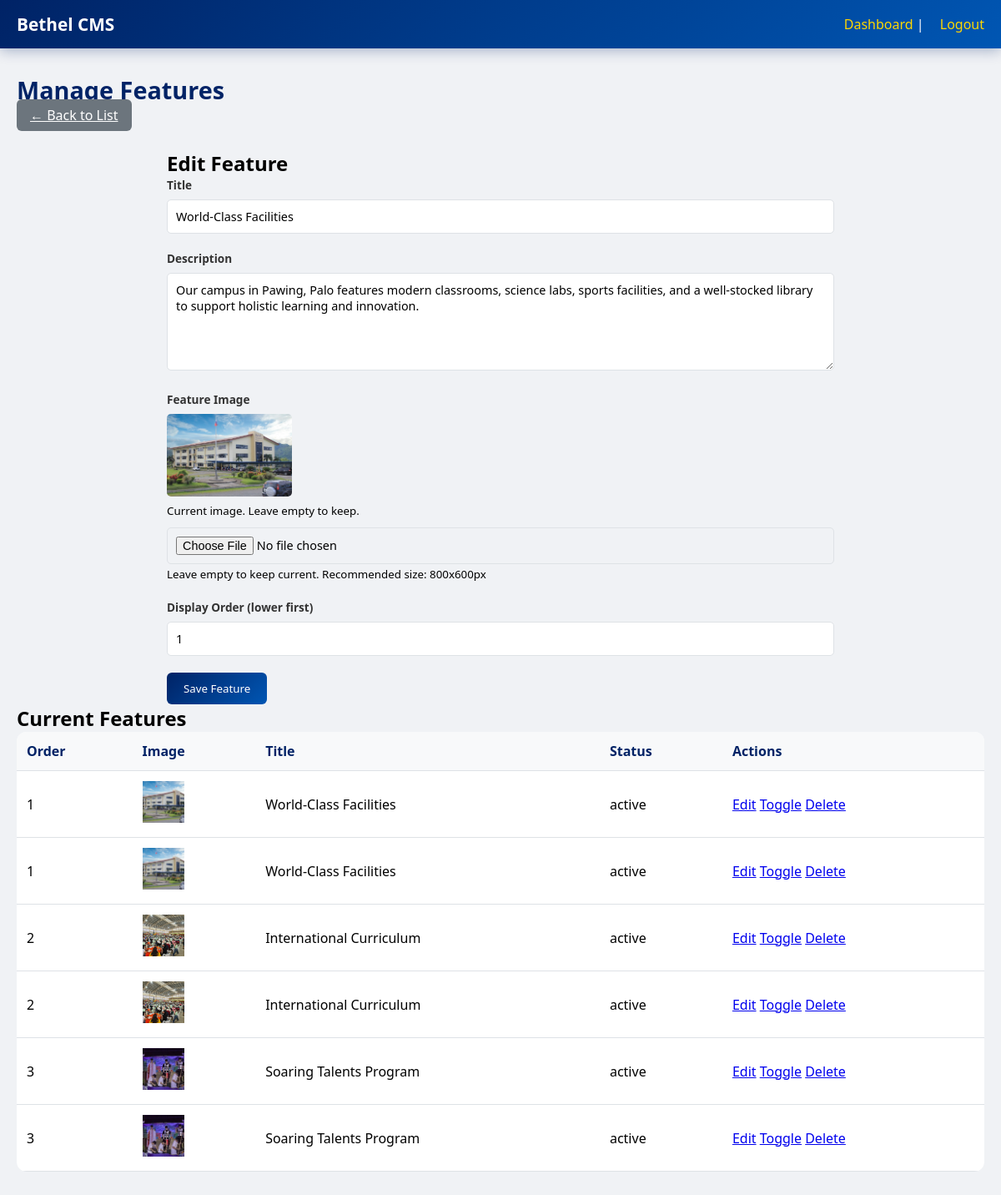
/admin/manage-features.php?edit=4 (signed in), run on the app's committed database.
### tables this page shows
CREATE TABLE `features` (
  `id` int(11) NOT NULL,
  `title` varchar(200) NOT NULL,
  `description` text NOT NULL,
  `image_url` varchar(255) DEFAULT NULL,
  `icon_class` varchar(50) DEFAULT NULL,
  `display_order` int(11) DEFAULT 0,
  `status` enum('active','inactive') DEFAULT 'active',
  `created_at` timestamp NOT NULL DEFAULT current_timestamp(),
  `updated_at` timestamp NOT NULL DEFAULT current_timestamp() ON UPDATE current_timestamp()
);

### admin/manage-features.php (the view, shortened to what this page needs)
<?php
require_once '../includes/db.php';
$features = $pdo->query("SELECT * FROM features ORDER BY display_order ASC, created_at DESC")->fetchAll();
$edit = null;
if(isset($_GET['edit'])) {
    $stmt = $pdo->prepare("SELECT * FROM features WHERE id = ?");
    $stmt->execute([intval($_GET['edit'])]);
    $edit = $stmt->fetch();
}
?>
<!DOCTYPE html>
<html lang="en">
<head>
    <link rel="stylesheet" href="../css/admin-style.css">
</head>
<body>
<div class="admin-wrapper">
    <nav class="admin-nav"><div class="admin-nav-container"><div class="admin-logo">Bethel CMS</div><div class="admin-user"><a href="dashboard.php">Dashboard</a> | <a href="logout.php">Logout</a></div></div></nav>
    <div class="admin-container">
        <div class="page-header"><h1>Manage Features</h1><a href="manage-features.php" class="btn-secondary">← Back to List</a></div>
        <div class="form-container">
            <h2><?php echo $edit ? 'Edit Feature' : 'Add New Feature'; ?></h2>
            <form method="POST" enctype="multipart/form-data">
                <div class="form-group"><label>Title</label><input type="text" name="title" required value="<?php echo isset($edit['title']) ? htmlspecialchars($edit['title']) : ''; ?>"></div>
                <div class="form-group"><label>Description</label><textarea name="description" rows="5" required><?php echo isset($edit['description']) ? htmlspecialchars($edit['description']) : ''; ?></textarea></div>
                <div class="form-group">
                    <label>Feature Image</label>
                    <?php if(isset($edit['image_url']) && $edit['image_url']): ?>
                        <div class="current-image"><img src="../<?php echo $edit['image_url']; ?>" alt="Current"><p><small>Current image. Leave empty to keep.</small></p></div>
                    <?php endif; ?>
                    <input type="file" name="image" accept="image/*"><small>Leave empty to keep current. Recommended size: 800x600px</small>
                </div>
                <div class="form-group"><label>Display Order (lower first)</label><input type="number" name="display_order" value="<?php echo isset($edit['display_order']) ? $edit['display_order'] : 0; ?>"></div>
                <button type="submit" name="save_feature" class="btn-primary">Save Feature</button>
            </form>
        </div>
        <div class="data-table-container">
            <h2>Current Features</h2>
            <table class="data-table">
                <thead><tr><th>Order</th><th>Image</th><th>Title</th><th>Status</th><th>Actions</th></tr></thead>
                <tbody>
                    <?php foreach($features as $f): ?>
                    <tr>
                        <td><?php echo $f['display_order']; ?></td>
                        <td><?php if(isset($f['image_url']) && $f['image_url']): ?><img src="../<?php echo $f['image_url']; ?>" style="width:50px; height:50px; object-fit:cover;"><?php else: ?>No image<?php endif; ?></td>
                        <td><?php echo htmlspecialchars($f['title']); ?></td>
                        <td><span class="status-badge status-<?php echo $f['status']; ?>"><?php echo $f['status']; ?></span></td>
                        <td class="actions"><a href="?edit=<?php echo $f['id']; ?>" class="btn-edit">Edit</a> <a href="?toggle_status=<?php echo $f['id']; ?>" class="btn-toggle">Toggle</a> <a href="?delete=<?php echo $f['id']; ?>" class="btn-delete" onclick="return confirm('Delete?')">Delete</a></td>
                    </tr>
                    <?php endforeach; ?>
                </tbody>
            </table>
        </div>
    </div>
</div>
</body>
</html>

### css/admin-style.css (style rules this page uses)
* { margin: 0; padding: 0; box-sizing: border-box; font-family: 'Segoe UI', Roboto, system-ui, sans-serif; }
:root { --primary-color: #002366; --secondary-color: #0056b3; --accent-color: #FFD700; --dark-color: #1a1a2e; --gray-light: #f8f9fa; --gray-border: #dee2e6; }
body { background: #f0f2f5; }
.admin-nav { background: linear-gradient(135deg, var(--primary-color) 0%, var(--secondary-color) 100%); color: white; padding: 15px 0; box-shadow: 0 3px 15px rgba(0, 35, 102, 0.3); position: sticky; top: 0; z-index: 100; }
.admin-nav-container { max-width: 1400px; margin: 0 auto; padding: 0 20px; display: flex; justify-content: space-between; align-items: center; flex-wrap: wrap; gap: 15px; }
.admin-logo { font-size: 1.3rem; font-weight: bold; }
.admin-user a { color: var(--accent-color); text-decoration: none; margin-left: 15px; transition: color 0.3s; }
.admin-container { max-width: 1200px; margin: 0 auto; padding: 30px 20px; }
.page-header { margin-bottom: 30px; }
.page-header h1 { font-size: 1.8rem; color: var(--primary-color); }
.form-group { margin-bottom: 20px; }
.form-group label { display: block; margin-bottom: 8px; font-weight: 600; color: #333; font-size: 0.85rem; }
.form-group input, .form-group textarea, .form-group select { width: 100%; padding: 10px; border: 1px solid var(--gray-border); border-radius: 5px; font-size: 0.9rem; transition: all 0.3s; }
.form-group textarea { resize: vertical; min-height: 100px; }
.btn-primary { background: linear-gradient(135deg, var(--primary-color), var(--secondary-color)); color: white; padding: 10px 20px; border: none; border-radius: 6px; cursor: pointer; font-weight: 500; transition: all 0.3s; display: inline-flex; align-items: center; gap: 8px; }
.btn-secondary { background: #6c757d; color: white; padding: 8px 16px; border: none; border-radius: 6px; cursor: pointer; font-weight: 500; }
.data-table { width: 100%; border-collapse: collapse; background: white; border-radius: 12px; overflow: hidden; }
.data-table th { background: var(--gray-light); padding: 12px; text-align: left; font-weight: 600; color: var(--primary-color); border-bottom: 1px solid var(--gray-border); }
.data-table td { padding: 12px; border-bottom: 1px solid var(--gray-border); vertical-align: middle; }

### admin/manage-features.php (style rules this page uses)
.form-container { max-width: 800px; margin: 0 auto; }
.current-image { margin-bottom: 10px; }
.current-image img { max-width: 150px; border-radius: 5px; }

### data on the page
features: title "World-Class Facilities", description "Our campus in Pawing, Palo features modern classrooms, science labs, sports facilities, and a well-stocked library to support holistic learning and innovation.", image_url (picture), display_order "1", status "active"
features: display_order "1", image_url (picture), title "World-Class Facilities", status "active"
features: display_order "2", image_url (picture), title "International Curriculum", status "active"
features: display_order "2", image_url (picture), title "International Curriculum", status "active"
features: display_order "3", image_url (picture), title "Soaring Talents Program", status "active"
features: display_order "3", image_url (picture), title "Soaring Talents Program", status "active"
